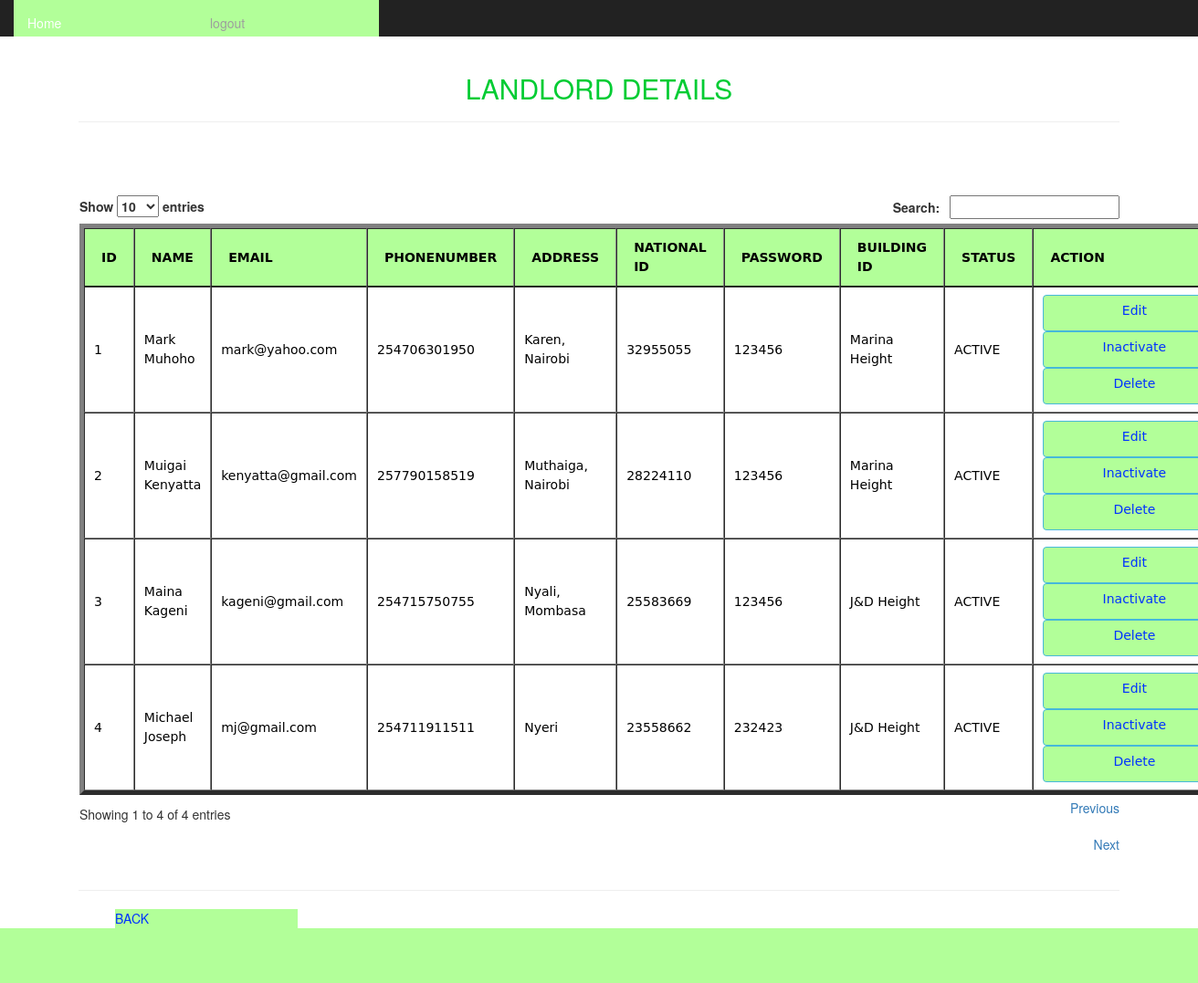
/siteadmin/landlorddetails.php (signed in), run on the app's committed database.
### tables this page shows
CREATE TABLE `landlord` (
  `ownid` int(11) NOT NULL,
  `o_name` varchar(200) NOT NULL,
  `o_email` varchar(200) NOT NULL,
  `o_contact` varchar(200) NOT NULL,
  `o_address` varchar(500) NOT NULL,
  `o_nid` varchar(200) NOT NULL,
  `o_password` varchar(200) NOT NULL,
  `building_id` int(11) NOT NULL,
  `status` varchar(255) NOT NULL
);

CREATE TABLE `building_info` (
  `bldid` int(11) NOT NULL,
  `name` varchar(200) NOT NULL,
  `address` varchar(200) NOT NULL,
  `security_guard_mobile` varchar(200) NOT NULL,
  `building_make_year` varchar(200) NOT NULL,
  `status` varchar(255) NOT NULL,
  `added_date` timestamp NOT NULL DEFAULT CURRENT_TIMESTAMP
);

### siteadmin/landlorddetails.php (the view, shortened to what this page needs)
<html>
<head>
<link rel="stylesheet" href="../css/bootstrap.css" type="text/css" media="screen"/>
<link rel="stylesheet" href="../style/style.css" type="text/css" media="screen"/>
<link href="../style/jquery.dataTables.min.css" rel="stylesheet">
</head>
 <body>
<div class="container">
<nav class="nav navbar-inverse navbar-fixed-top">
<?php include_once("headerad.php");?>
</nav><br><br><br>
   <h2 align="center" style="color:#0C3; text-transform:uppercase;">Landlord details</h2>
     <HR>
          <BR>
					<BR>
   <div><br/>
     <div align="left" style="margin-left:1px;">
<?php
$result = mysql_query("SELECT * FROM landlord");
$i = 0;
echo "<table id='users' border='5'style='background-color:#B2FF99'>
<thead>
<tr>
<th>ID</th>
<th>NAME</th>
<th>EMAIL</th>
<th>PHONENUMBER</th>
<th>ADDRESS</th>
<th>NATIONAL ID</th>
<th>PASSWORD</th>
<th>BUILDING ID</th>
<th>STATUS</th>
<th>ACTION</th>
</tr>
</thead><tbody>";
while($row = mysql_fetch_array($result))
{
	$i++;
echo "<tr style='width:400px;height:80px'>";
echo "<td>" . $i . "</td>";
echo "<td>" . $row['o_name'] . "</td>";
echo "<td>" . $row['o_email'] . "</td>";
echo "<td>" . $row['o_contact'] . "</td>";
echo "<td>" . $row['o_address'] . "</td>";
echo "<td>" . $row['o_nid'] . "</td>";
echo "<td>" . $row['o_password'] . "</td>";
$b = mysql_query("SELECT * FROM building_info WHERE bldid='".$row['building_id']."'");
$building = mysql_fetch_array($b);
echo "<td>" . $building['name'] . "</td>";
echo "<td>" . $row['status'] . "</td>";
echo "<td><a class='btn btn-info' href='edit_landlords.php?id=".$row['ownid']."'>Edit</a><br>";
if($row['status'] == 'ACTIVE'){
echo "<a class='btn btn-info' href='inactivate_landlords.php?id=".$row['ownid']."'>Inactivate</a><br>";
}else{
echo "<a class='btn btn-info' href='activate_landlords.php?id=".$row['ownid']."'>Activate</a><br>";
}
echo "<a class='btn btn-info' href='delete_landlords.php?id=".$row['ownid']."'>Delete</a></td>";
echo "</tr>";
}
echo "</tbody></table>";
?>
</div>
<hr><ul><a href="admin_dashboard.php" class="button">BACK</a>  </ul><hr>
</body>
</html>

### siteadmin/headerad.php (shortened to what this page needs)
<head>
<link rel="stylesheet" href="css/bootstrap.css" type="text/css">
<link rel="stylesheet" href="css/bootstrap.min.css" type="text/css">
</head>
<div class="container-fluid">
    <div class="collapse navbar-collapse" id="myNavbar">
      <ul class="nav navbar-nav">
        <li class="active"><a href="admin_dashboard.php">Home</a></li>
        <li><a href="logout.php">logout</a></li>
      </ul>
    </div>
  </div>

### style/style.css (style rules this page uses)
body,td,th { font-family:"Lucida Grande", "Lucida Sans Unicode", "Lucida Sans", "DejaVu Sans", Verdana, sans-serif; font-size: 14px; color: #000; line-height:1.5em; }
a:link { color: #03F; text-decoration: none; background-color: #B2FF99 !important; }

### siteadmin/headerad.php (style rules this page uses)
a { display:block;width:200px;height:40px;align:center }
a:link { background-color:#B2FF99; }

### data on the page
landlord: o_name "Mark Muhoho", o_email "mark@yahoo.com", o_contact "254706301950", o_address "Karen, Nairobi", o_nid "32955055", o_password "123456", building_info.name "Marina Height", status "ACTIVE"
landlord: o_name "Muigai Kenyatta", o_email "kenyatta@gmail.com", o_contact "257790158519", o_address "Muthaiga, Nairobi", o_nid "28224110", o_password "123456", building_info.name "Marina Height", status "ACTIVE"
landlord: o_name "Maina Kageni", o_email "kageni@gmail.com", o_contact "254715750755", o_address "Nyali, Mombasa", o_nid "25583669", o_password "123456", building_info.name "J&D Height", status "ACTIVE"
landlord: o_name "Michael Joseph", o_email "mj@gmail.com", o_contact "254711911511", o_address "Nyeri", o_nid "23558662", o_password "232423", building_info.name "J&D Height", status "ACTIVE"
